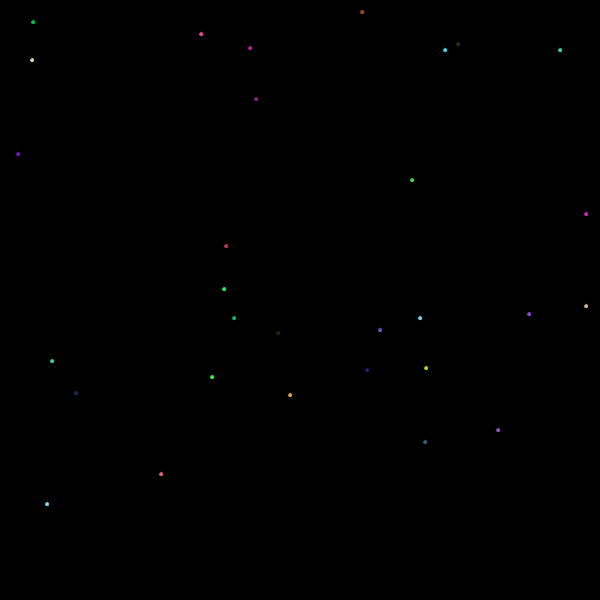
Frame 1 (no input)
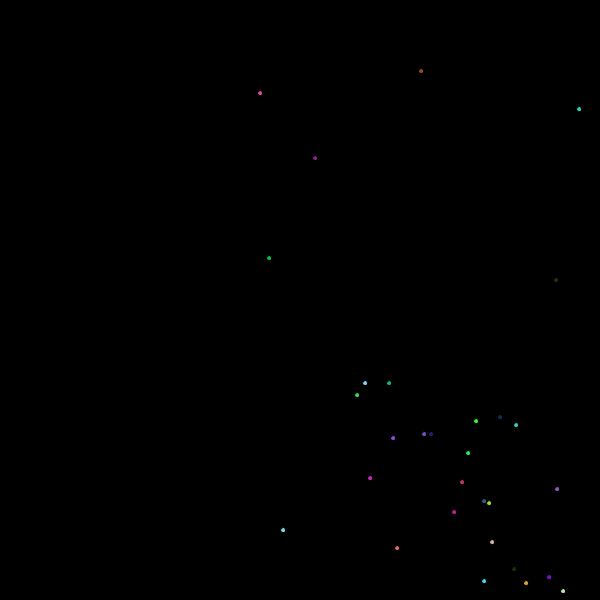
Frame 60 (the mouse pressed at the canvas centre just before this capture)
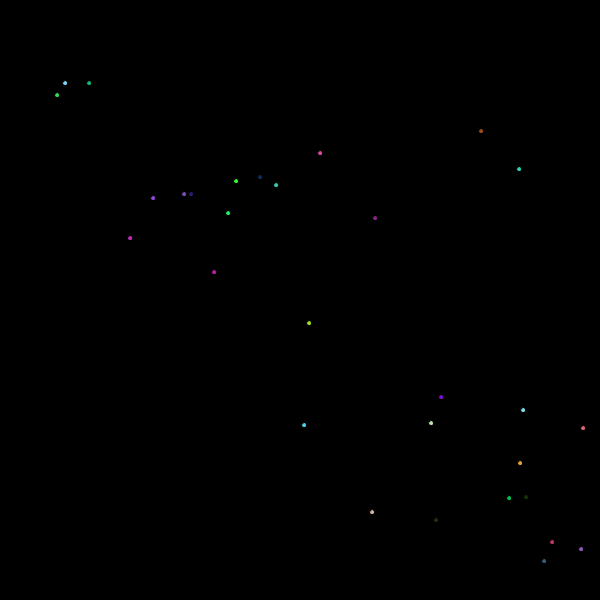
Frame 120 (the mouse held since frame 60 and released just before this capture)

The Processing sketch that drew these frames (run headless with seeded random() and noise(); from frame 60 on, the mouse is pressed at the canvas centre):

// Processing sketch: Chain_React
// ── Chain_React.pde
// PortendsAwesom - Taaseen Ali, Richard Wong, Eddie Zhu
// APCS2 pd1
// HW53 -- All That Bouncin'
// 2018-05-42

import java.util.*;
List<Ball> balls = new ArrayList<Ball>();

void setup() {
  size(600, 600);
  background(0, 0, 0);
  for (int i=0; i<30; i++)
   balls.add(new Ball());
}

void mouseClicked(){
  Ball toAdd = new Ball(mouseX,mouseY);
  balls.add(toAdd);
  //toAdd.expanding();
}

void draw() {
  background(0, 0, 0);
  for (Ball b : balls) {
    b.move();
    b.draw();
  } 
}
// ── Ball.pde
// PortendsAwesom - Taaseen Ali, Richard Wong, Eddie Zhu
// APCS2 pd1
// HW53 -- All That Bouncin'
// 2018-05-42

public class Ball {
  int x,y,speed,xdir,ydir,r,g,b,radius;
  boolean growing, resizing;
  
  Ball() {
    x = (int) random(600);
    y = (int) random(600);
    speed = (int) random(5)+1;  
    xdir = speed;
    ydir = speed;
    r = (int)random(255);
    g = (int)random(255);
    b = (int)random(255);
    radius = 5;
    resizing = false;
    growing = false;
  }
  
  Ball(int x, int y){
    super();
    this.x = x;
    this.y = y;
  }
  
    void draw() {
      fill(r, g, b);
      if(resizing)
        resize();  
      ellipse(x, y, radius, radius);
    }
    
    void morph(){xdir=0; ydir=0; resizing = true; growing = true;}
    
    void resize() {
      if(radius==15) growing = false;
      if (growing) radius++;
      else radius--;
      }

      void move() {
        if (x>=599) xdir = -1;
        else if (x<=1) xdir = 1;

        if (y>=599) ydir = -1;
        else if (y<=1) ydir = 1;

        x += xdir*speed;
        y += ydir*speed;
      }
  }
